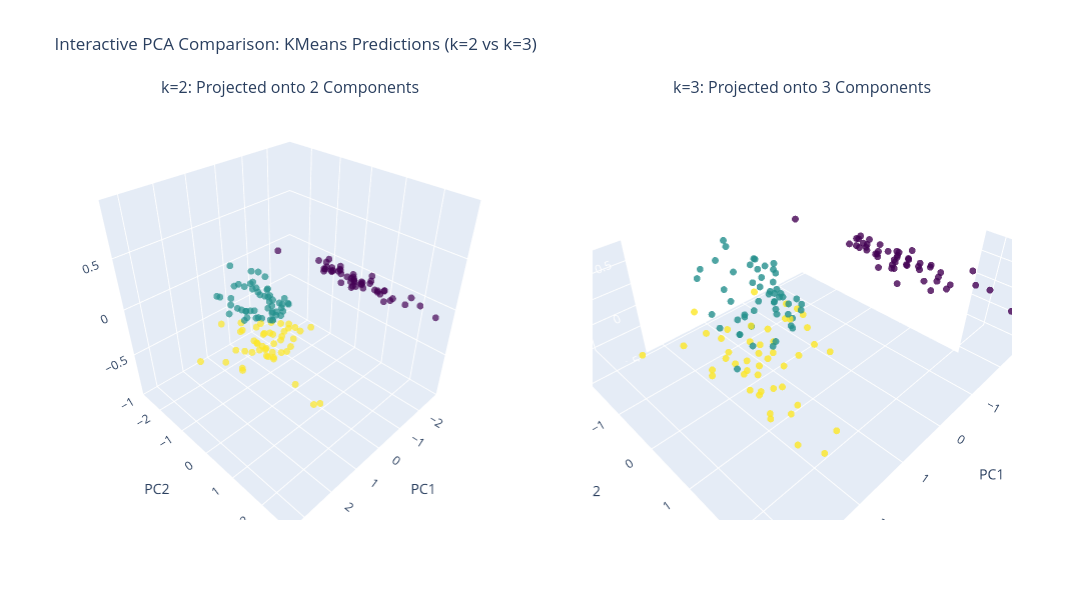

The code cell stored with this chart in its notebook:
### Markdown cell above
### 3D Subplots of 2 and 3 Components

### Code cell
# VISUALIZATION 3: Interactive Plotly Subplots (k=2 vs k=3)
# ============================================================
from plotly.subplots import make_subplots
import plotly.graph_objects as go

fig = make_subplots(
    rows=1, cols=2,
    specs=[[{'type': 'scene'}, {'type': 'scene'}]],
    subplot_titles=("k=2: Projected onto 2 Components", "k=3: Projected onto 3 Components")
)

fig.add_trace(
    go.Scatter3d(
        x=X_reduced2[:, 0],
        y=X_reduced2[:, 1],
        z=np.zeros(X_reduced2.shape[0]),
        mode='markers',
        marker=dict(size=4, color=remapped_labels2, colorscale='Viridis', opacity=0.7),  # Use remapped
        text=[f"Cluster {label}" for label in remapped_labels2],
        hoverinfo='text',
        name="k=2 Clusters"
    ),
    row=1, col=1
)

fig.add_trace(
    go.Scatter3d(
        x=X_reduced3[:, 0],
        y=X_reduced3[:, 1],
        z=X_reduced3[:, 2],
        mode='markers',
        marker=dict(size=4, color=remapped_labels3, colorscale='Viridis', opacity=0.8),  # Use remapped
        text=[f"Cluster {label}" for label in remapped_labels3],
        hoverinfo='text',
        name="k=3 Clusters"
    ),
    row=1, col=2
)

fig.update_layout(
    height=600, 
    width=1100,
    title_text="Interactive PCA Comparison: KMeans Predictions (k=2 vs k=3)",
    showlegend=False
)

fig.update_scenes(xaxis_title="PC1", yaxis_title="PC2", zaxis_title="PC3")
fig.show()

### Figure 1 — Plotly figure (JSON) as saved in the notebook; plotly's stock layout.template omitted (floating-point values rounded to 4 significant figures; data arrays with more than 128 entries replaced by an {"elided": "..."} marker saying what was removed)
{"data": [{"hoverinfo": "text", "marker": {"color": {"elided": "150 int values"}, "colorscale": [[0, "#440154"], [0.1111, "#482878"], [0.2222, "#3e4989"], [0.3333, "#31688e"], [0.4444, "#26828e"], [0.5556, "#1f9e89"], [0.6667, "#35b779"], [0.7778, "#6ece58"], [0.8889, "#b5de2b"], [1, "#fde725"]], "opacity": 0.7, "size": 4}, "mode": "markers", "name": "k=2 Clusters", "scene": "scene", "text": {"elided": "150 str values"}, "type": "scatter3d", "x": {"elided": "150 float values"}, "y": {"elided": "150 float values"}, "z": {"elided": "150 float values"}}, {"hoverinfo": "text", "marker": {"color": {"elided": "150 int values"}, "colorscale": [[0, "#440154"], [0.1111, "#482878"], [0.2222, "#3e4989"], [0.3333, "#31688e"], [0.4444, "#26828e"], [0.5556, "#1f9e89"], [0.6667, "#35b779"], [0.7778, "#6ece58"], [0.8889, "#b5de2b"], [1, "#fde725"]], "opacity": 0.8, "size": 4}, "mode": "markers", "name": "k=3 Clusters", "scene": "scene2", "text": {"elided": "150 str values"}, "type": "scatter3d", "x": {"elided": "150 float values"}, "y": {"elided": "150 float values"}, "z": {"elided": "150 float values"}}], "layout": {"annotations": [{"font": {"size": 16}, "showarrow": false, "text": "k=2: Projected onto 2 Components", "x": 0.225, "xanchor": "center", "xref": "paper", "y": 1, "yanchor": "bottom", "yref": "paper"}, {"font": {"size": 16}, "showarrow": false, "text": "k=3: Projected onto 3 Components", "x": 0.775, "xanchor": "center", "xref": "paper", "y": 1, "yanchor": "bottom", "yref": "paper"}], "height": 600, "scene": {"domain": {"x": [0, 0.45], "y": [0, 1]}, "xaxis": {"title": {"text": "PC1"}}, "yaxis": {"title": {"text": "PC2"}}, "zaxis": {"title": {"text": "PC3"}}}, "scene2": {"domain": {"x": [0.55, 1], "y": [0, 1]}, "xaxis": {"title": {"text": "PC1"}}, "yaxis": {"title": {"text": "PC2"}}, "zaxis": {"title": {"text": "PC3"}}}, "showlegend": false, "title": {"text": "Interactive PCA Comparison: KMeans Predictions (k=2 vs k=3)"}, "width": 1100}}
